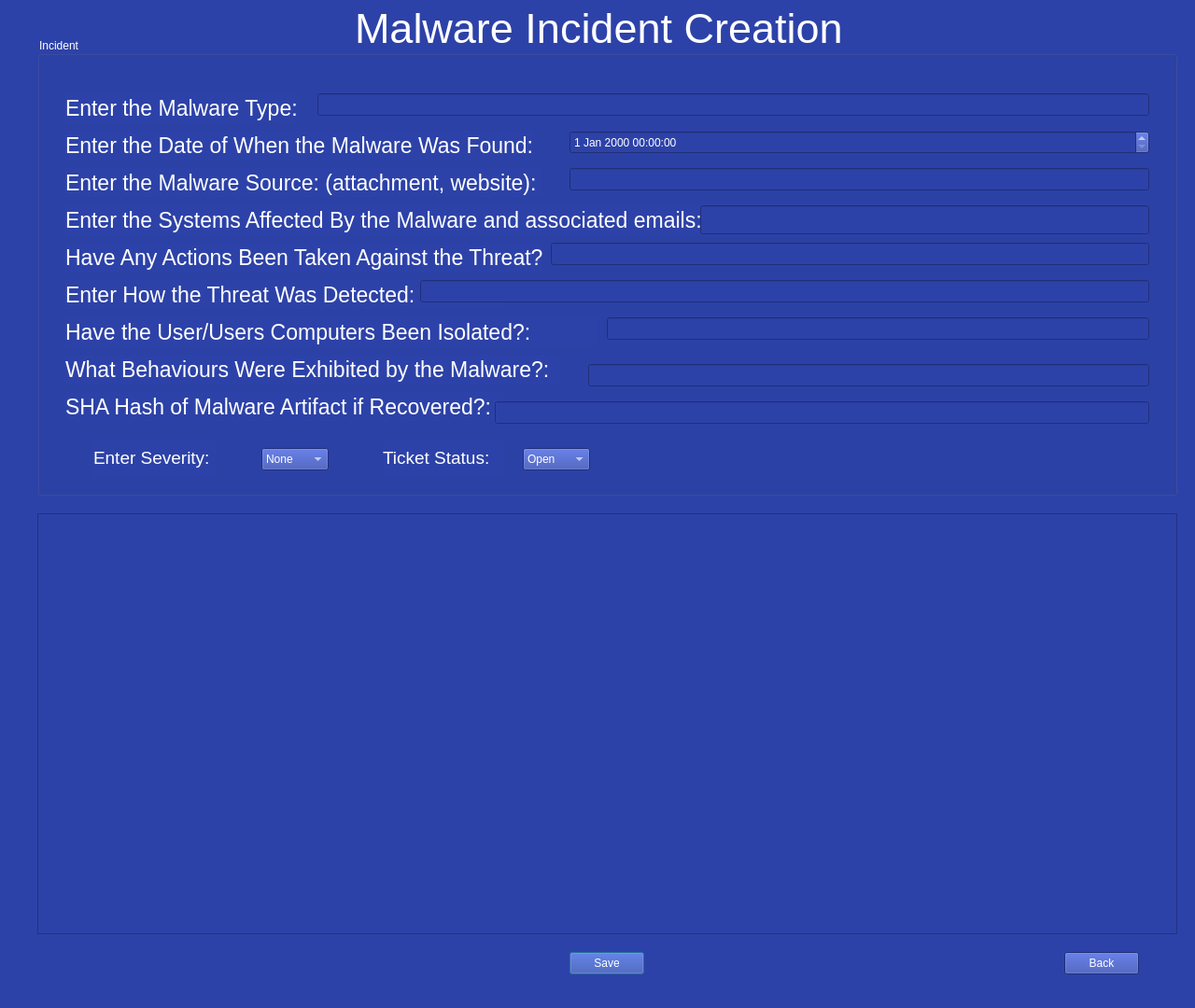
<?xml version="1.0" encoding="UTF-8"?>
<ui version="4.0">
 <class>MalwareIncidentEditor</class>
 <widget class="QDialog" name="MalwareIncidentEditor">
  <property name="geometry">
   <rect>
    <x>0</x>
    <y>0</y>
    <width>1280</width>
    <height>1080</height>
   </rect>
  </property>
  <property name="windowTitle">
   <string>Dialog</string>
  </property>
  <property name="styleSheet">
   <string notr="true">background-color: #2d42a8;color: white;</string>
  </property>
  <widget class="QPlainTextEdit" name="IncidentAnalysis">
   <property name="geometry">
    <rect>
     <x>40</x>
     <y>550</y>
     <width>1221</width>
     <height>451</height>
    </rect>
   </property>
  </widget>
  <widget class="QPushButton" name="malwareSave">
   <property name="geometry">
    <rect>
     <x>610</x>
     <y>1020</y>
     <width>80</width>
     <height>24</height>
    </rect>
   </property>
   <property name="text">
    <string>Save</string>
   </property>
  </widget>
  <widget class="QGroupBox" name="groupBox">
   <property name="geometry">
    <rect>
     <x>40</x>
     <y>40</y>
     <width>1221</width>
     <height>491</height>
    </rect>
   </property>
   <property name="title">
    <string>Incident</string>
   </property>
   <widget class="QLabel" name="label_2">
    <property name="geometry">
     <rect>
      <x>30</x>
      <y>60</y>
      <width>251</width>
      <height>31</height>
     </rect>
    </property>
    <property name="font">
     <font>
      <pointsize>17</pointsize>
     </font>
    </property>
    <property name="text">
     <string>Enter the Malware Type:</string>
    </property>
   </widget>
   <widget class="QLabel" name="label_3">
    <property name="geometry">
     <rect>
      <x>30</x>
      <y>100</y>
      <width>501</width>
      <height>31</height>
     </rect>
    </property>
    <property name="font">
     <font>
      <pointsize>17</pointsize>
     </font>
    </property>
    <property name="text">
     <string>Enter the Date of When the Malware Was Found:</string>
    </property>
   </widget>
   <widget class="QLabel" name="label_4">
    <property name="geometry">
     <rect>
      <x>30</x>
      <y>140</y>
      <width>511</width>
      <height>31</height>
     </rect>
    </property>
    <property name="font">
     <font>
      <pointsize>17</pointsize>
     </font>
    </property>
    <property name="text">
     <string>Enter the Malware Source: (attachment, website):</string>
    </property>
   </widget>
   <widget class="QLabel" name="label_5">
    <property name="geometry">
     <rect>
      <x>30</x>
      <y>180</y>
      <width>711</width>
      <height>31</height>
     </rect>
    </property>
    <property name="font">
     <font>
      <pointsize>17</pointsize>
     </font>
    </property>
    <property name="text">
     <string>Enter the Systems Affected By the Malware and associated emails:</string>
    </property>
   </widget>
   <widget class="QLabel" name="label_6">
    <property name="geometry">
     <rect>
      <x>30</x>
      <y>220</y>
      <width>511</width>
      <height>31</height>
     </rect>
    </property>
    <property name="font">
     <font>
      <pointsize>17</pointsize>
     </font>
    </property>
    <property name="text">
     <string>Have Any Actions Been Taken Against the Threat?:</string>
    </property>
   </widget>
   <widget class="QLabel" name="label_7">
    <property name="geometry">
     <rect>
      <x>30</x>
      <y>300</y>
      <width>571</width>
      <height>31</height>
     </rect>
    </property>
    <property name="font">
     <font>
      <pointsize>17</pointsize>
     </font>
    </property>
    <property name="text">
     <string>Have the User/Users Computers Been Isolated?:</string>
    </property>
   </widget>
   <widget class="QLabel" name="label_8">
    <property name="geometry">
     <rect>
      <x>30</x>
      <y>340</y>
      <width>531</width>
      <height>31</height>
     </rect>
    </property>
    <property name="font">
     <font>
      <pointsize>17</pointsize>
     </font>
    </property>
    <property name="text">
     <string>What Behaviours Were Exhibited by the Malware?:</string>
    </property>
   </widget>
   <widget class="QLabel" name="label_9">
    <property name="geometry">
     <rect>
      <x>30</x>
      <y>260</y>
      <width>471</width>
      <height>31</height>
     </rect>
    </property>
    <property name="font">
     <font>
      <pointsize>17</pointsize>
     </font>
    </property>
    <property name="text">
     <string>Enter How the Threat Was Detected:</string>
    </property>
   </widget>
   <widget class="QLabel" name="label_10">
    <property name="geometry">
     <rect>
      <x>30</x>
      <y>380</y>
      <width>471</width>
      <height>31</height>
     </rect>
    </property>
    <property name="font">
     <font>
      <pointsize>17</pointsize>
     </font>
    </property>
    <property name="text">
     <string>SHA Hash of Malware Artifact if Recovered?:</string>
    </property>
   </widget>
   <widget class="QLineEdit" name="malwareType">
    <property name="geometry">
     <rect>
      <x>300</x>
      <y>60</y>
      <width>891</width>
      <height>24</height>
     </rect>
    </property>
    <property name="styleSheet">
     <string notr="true">color:white;</string>
    </property>
   </widget>
   <widget class="QLineEdit" name="malwareSource">
    <property name="geometry">
     <rect>
      <x>570</x>
      <y>140</y>
      <width>621</width>
      <height>24</height>
     </rect>
    </property>
    <property name="styleSheet">
     <string notr="true">color:white;</string>
    </property>
   </widget>
   <widget class="QLineEdit" name="systemsAffected">
    <property name="geometry">
     <rect>
      <x>710</x>
      <y>180</y>
      <width>481</width>
      <height>31</height>
     </rect>
    </property>
    <property name="styleSheet">
     <string notr="true">color:white;</string>
    </property>
   </widget>
   <widget class="QLineEdit" name="threatActions">
    <property name="geometry">
     <rect>
      <x>550</x>
      <y>220</y>
      <width>641</width>
      <height>24</height>
     </rect>
    </property>
    <property name="styleSheet">
     <string notr="true">color:white;</string>
    </property>
   </widget>
   <widget class="QLineEdit" name="detectionMethod">
    <property name="geometry">
     <rect>
      <x>410</x>
      <y>260</y>
      <width>781</width>
      <height>24</height>
     </rect>
    </property>
    <property name="styleSheet">
     <string notr="true">color:white;</string>
    </property>
   </widget>
   <widget class="QLineEdit" name="userIsolation">
    <property name="geometry">
     <rect>
      <x>610</x>
      <y>300</y>
      <width>581</width>
      <height>24</height>
     </rect>
    </property>
    <property name="styleSheet">
     <string notr="true">color:white;</string>
    </property>
   </widget>
   <widget class="QLineEdit" name="malwareBehaviour">
    <property name="geometry">
     <rect>
      <x>590</x>
      <y>350</y>
      <width>601</width>
      <height>24</height>
     </rect>
    </property>
    <property name="styleSheet">
     <string notr="true">color:white;</string>
    </property>
   </widget>
   <widget class="QLineEdit" name="breachEmail">
    <property name="geometry">
     <rect>
      <x>490</x>
      <y>390</y>
      <width>701</width>
      <height>24</height>
     </rect>
    </property>
    <property name="styleSheet">
     <string notr="true">color:white;</string>
    </property>
   </widget>
   <widget class="QDateTimeEdit" name="malwareDateTime">
    <property name="geometry">
     <rect>
      <x>570</x>
      <y>100</y>
      <width>621</width>
      <height>25</height>
     </rect>
    </property>
    <property name="styleSheet">
     <string notr="true">color:white;</string>
    </property>
   </widget>
   <widget class="QLabel" name="label_11">
    <property name="geometry">
     <rect>
      <x>60</x>
      <y>430</y>
      <width>131</width>
      <height>41</height>
     </rect>
    </property>
    <property name="font">
     <font>
      <pointsize>14</pointsize>
     </font>
    </property>
    <property name="styleSheet">
     <string notr="true">color: white;</string>
    </property>
    <property name="text">
     <string>Enter Severity:</string>
    </property>
   </widget>
   <widget class="QComboBox" name="ticketStatus">
    <property name="geometry">
     <rect>
      <x>520</x>
      <y>440</y>
      <width>72</width>
      <height>24</height>
     </rect>
    </property>
    <item>
     <property name="text">
      <string>Open</string>
     </property>
    </item>
    <item>
     <property name="text">
      <string>In Progress</string>
     </property>
    </item>
    <item>
     <property name="text">
      <string>Closed</string>
     </property>
    </item>
   </widget>
   <widget class="QLabel" name="label_12">
    <property name="geometry">
     <rect>
      <x>370</x>
      <y>430</y>
      <width>131</width>
      <height>41</height>
     </rect>
    </property>
    <property name="font">
     <font>
      <pointsize>14</pointsize>
     </font>
    </property>
    <property name="styleSheet">
     <string notr="true">color: white;</string>
    </property>
    <property name="text">
     <string>Ticket Status:</string>
    </property>
   </widget>
   <widget class="QComboBox" name="severity">
    <property name="geometry">
     <rect>
      <x>240</x>
      <y>440</y>
      <width>72</width>
      <height>24</height>
     </rect>
    </property>
    <item>
     <property name="text">
      <string>None</string>
     </property>
    </item>
    <item>
     <property name="text">
      <string>Low</string>
     </property>
    </item>
    <item>
     <property name="text">
      <string>Medium</string>
     </property>
    </item>
    <item>
     <property name="text">
      <string>High</string>
     </property>
    </item>
   </widget>
  </widget>
  <widget class="QLabel" name="label">
   <property name="geometry">
    <rect>
     <x>380</x>
     <y>10</y>
     <width>522</width>
     <height>41</height>
    </rect>
   </property>
   <property name="font">
    <font>
     <pointsize>34</pointsize>
    </font>
   </property>
   <property name="text">
    <string>Malware Incident Creation</string>
   </property>
  </widget>
  <widget class="QPushButton" name="pushButton">
   <property name="geometry">
    <rect>
     <x>1140</x>
     <y>1020</y>
     <width>80</width>
     <height>24</height>
    </rect>
   </property>
   <property name="text">
    <string>Back</string>
   </property>
  </widget>
 </widget>
 <resources/>
 <connections/>
</ui>
